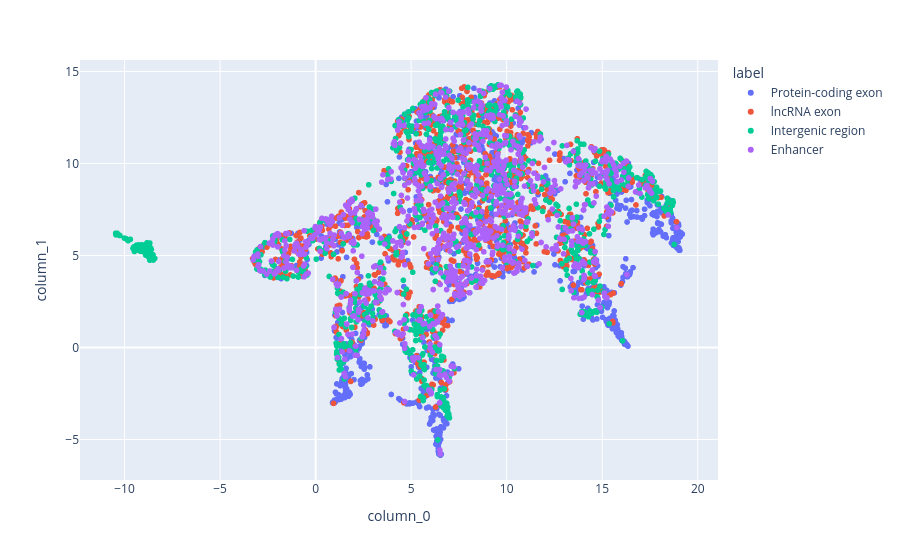

Notebook cell for this chart:
### Code cell
plot_umap_interactive(df_with_enhancer)

### Figure 1 — Plotly figure (JSON) as saved in the notebook; plotly's stock layout.template omitted (floating-point values rounded to 4 significant figures; data arrays with more than 128 entries replaced by an {"elided": "..."} marker saying what was removed)
{"data": [{"customdata": {"elided": "1000x2 mixed values"}, "hovertemplate": "label=%{customdata[0]}<br>column_0=%{x}<br>column_1=%{y}<br>index=%{customdata[1]}<extra></extra>", "legendgroup": "Protein-coding exon", "marker": {"color": "#636efa", "symbol": "circle"}, "mode": "markers", "name": "Protein-coding exon", "showlegend": true, "type": "scattergl", "x": {"elided": "1000 float values"}, "xaxis": "x", "y": {"elided": "1000 float values"}, "yaxis": "y"}, {"customdata": {"elided": "1000x2 mixed values"}, "hovertemplate": "label=%{customdata[0]}<br>column_0=%{x}<br>column_1=%{y}<br>index=%{customdata[1]}<extra></extra>", "legendgroup": "lncRNA exon", "marker": {"color": "#EF553B", "symbol": "circle"}, "mode": "markers", "name": "lncRNA exon", "showlegend": true, "type": "scattergl", "x": {"elided": "1000 float values"}, "xaxis": "x", "y": {"elided": "1000 float values"}, "yaxis": "y"}, {"customdata": {"elided": "1000x2 mixed values"}, "hovertemplate": "label=%{customdata[0]}<br>column_0=%{x}<br>column_1=%{y}<br>index=%{customdata[1]}<extra></extra>", "legendgroup": "Intergenic region", "marker": {"color": "#00cc96", "symbol": "circle"}, "mode": "markers", "name": "Intergenic region", "showlegend": true, "type": "scattergl", "x": {"elided": "1000 float values"}, "xaxis": "x", "y": {"elided": "1000 float values"}, "yaxis": "y"}, {"customdata": {"elided": "1000x2 mixed values"}, "hovertemplate": "label=%{customdata[0]}<br>column_0=%{x}<br>column_1=%{y}<br>index=%{customdata[1]}<extra></extra>", "legendgroup": "Enhancer", "marker": {"color": "#ab63fa", "symbol": "circle"}, "mode": "markers", "name": "Enhancer", "showlegend": true, "type": "scattergl", "x": {"elided": "1000 float values"}, "xaxis": "x", "y": {"elided": "1000 float values"}, "yaxis": "y"}], "layout": {"legend": {"title": {"text": "label"}, "tracegroupgap": 0}, "margin": {"t": 60}, "xaxis": {"anchor": "y", "domain": [0, 1], "title": {"text": "column_0"}}, "yaxis": {"anchor": "x", "domain": [0, 1], "title": {"text": "column_1"}}}}
